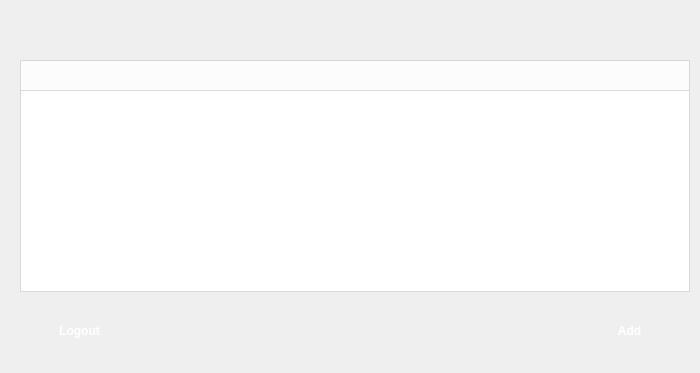
<?xml version="1.0" encoding="UTF-8"?>
<ui version="4.0">
 <class>win_second</class>
 <widget class="QDialog" name="win_second">
  <property name="geometry">
   <rect>
    <x>0</x>
    <y>0</y>
    <width>700</width>
    <height>373</height>
   </rect>
  </property>
  <property name="windowTitle">
   <string>Dialog</string>
  </property>
  <property name="windowIcon">
   <iconset resource="res/res.qrc">
    <normaloff>:/icon.ico</normaloff>:/icon.ico</iconset>
  </property>
  <widget class="QPushButton" name="button_logout">
   <property name="geometry">
    <rect>
     <x>20</x>
     <y>310</y>
     <width>119</width>
     <height>41</height>
    </rect>
   </property>
   <property name="font">
    <font>
     <weight>75</weight>
     <bold>true</bold>
    </font>
   </property>
   <property name="cursor">
    <cursorShape>PointingHandCursor</cursorShape>
   </property>
   <property name="styleSheet">
    <string notr="true">QPushButton#button_logout {
   background-image: url(:/button/button_login.png);
     border-style: inset;
     border-width: 0px;
     border-radius:0px;
     border-top:0px;	
	 border-bottom:0px;
     
    /*font-size:11pt;*/
    font-weight: bold;
    color: #FFFFFF;
 }
 QPushButton#button_logout:pressed {
   background-image: url(:/button/button_login_pres.png);
 }</string>
   </property>
   <property name="text">
    <string>Logout</string>
   </property>
   <property name="autoDefault">
    <bool>false</bool>
   </property>
  </widget>
  <widget class="QPushButton" name="button_add">
   <property name="geometry">
    <rect>
     <x>570</x>
     <y>310</y>
     <width>119</width>
     <height>41</height>
    </rect>
   </property>
   <property name="font">
    <font>
     <weight>75</weight>
     <bold>true</bold>
    </font>
   </property>
   <property name="cursor">
    <cursorShape>PointingHandCursor</cursorShape>
   </property>
   <property name="styleSheet">
    <string notr="true">QPushButton#button_add {
   background-image: url(:/button/button_login.png);
     border-style: inset;
     border-width: 0px;
     border-radius:0px;
     border-top:0px;	
	 border-bottom:0px;
     
    /*font-size:11pt;*/
    font-weight: bold;
    color: #FFFFFF;
 }
 QPushButton#button_add:pressed {
   background-image: url(:/button/button_login_pres.png);
 }</string>
   </property>
   <property name="text">
    <string>Add</string>
   </property>
   <property name="autoDefault">
    <bool>false</bool>
   </property>
  </widget>
  <widget class="QLabel" name="label_name_tab">
   <property name="geometry">
    <rect>
     <x>20</x>
     <y>60</y>
     <width>670</width>
     <height>31</height>
    </rect>
   </property>
   <property name="styleSheet">
    <string notr="true">QLabel{
 background-color: #FCFCFC;
border: 1px solid  #d9d9d9;

    color: #868686;
 }

</string>
   </property>
   <property name="text">
    <string/>
   </property>
  </widget>
  <widget class="QTableWidget" name="table">
   <property name="geometry">
    <rect>
     <x>21</x>
     <y>91</y>
     <width>668</width>
     <height>200</height>
    </rect>
   </property>
   <property name="cursor" stdset="0">
    <cursorShape>PointingHandCursor</cursorShape>
   </property>
   <property name="styleSheet">
    <string notr="true">QTableWidget
{
	border: 0px outset  #d9d9d9;

}

QListWidget::Item{
padding-top:9px;
 padding-bottom:9px;
  border: 0px outset  #d9d9d9;
margin:0px -1px 0 0;
 }

QListWidget::Item:text { color: #888888; }


QScrollBar:vertical {

  border-color:#efefef;
  border-width: 3px;
  border-style: solid;

  background-color:#fafafa;
  width: 15px;
  margin:-2px -2px -2px -2px;
}

QScrollBar::handle:vertical {/*бегунок*/

	background-color: #c1c1c1;
	min-height: 30px;
	border-radius:4px;
border: 1px solid #d9d9d9;
 /* 	border-color: #ffffff;
  border-style: solid;*/
/*border-image: url(:/res/scroll/scroll_holder.png) 0% center no-repeat;*/
/*border-radius: 3px;*/
/*image: url(:/res/scroll/scroll_holder.png);*/
 margin:3 2px 3 2px;

}


QScrollBar::sub-line:vertical {/* верхняя стрелка*/
   height: 0;
}

QScrollBar::add-line:vertical {/*нижняя стрелка*/
    height: 0;
}

QScrollBar::add-page:vertical, QScrollBar::sub-page:vertical {
/*при нажатии на пустое место скрола*/
   background: none;
}

</string>
   </property>
  </widget>
  <widget class="QLabel" name="label">
   <property name="geometry">
    <rect>
     <x>20</x>
     <y>90</y>
     <width>670</width>
     <height>202</height>
    </rect>
   </property>
   <property name="styleSheet">
    <string notr="true">QLabel{
 background-color: #FFFFFF;
border: 1px solid  #d9d9d9;

 }</string>
   </property>
   <property name="text">
    <string/>
   </property>
  </widget>
  <zorder>label</zorder>
  <zorder>button_logout</zorder>
  <zorder>button_add</zorder>
  <zorder>label_name_tab</zorder>
  <zorder>table</zorder>
 </widget>
 <resources>
  <include location="res/res.qrc"/>
 </resources>
 <connections/>
</ui>
